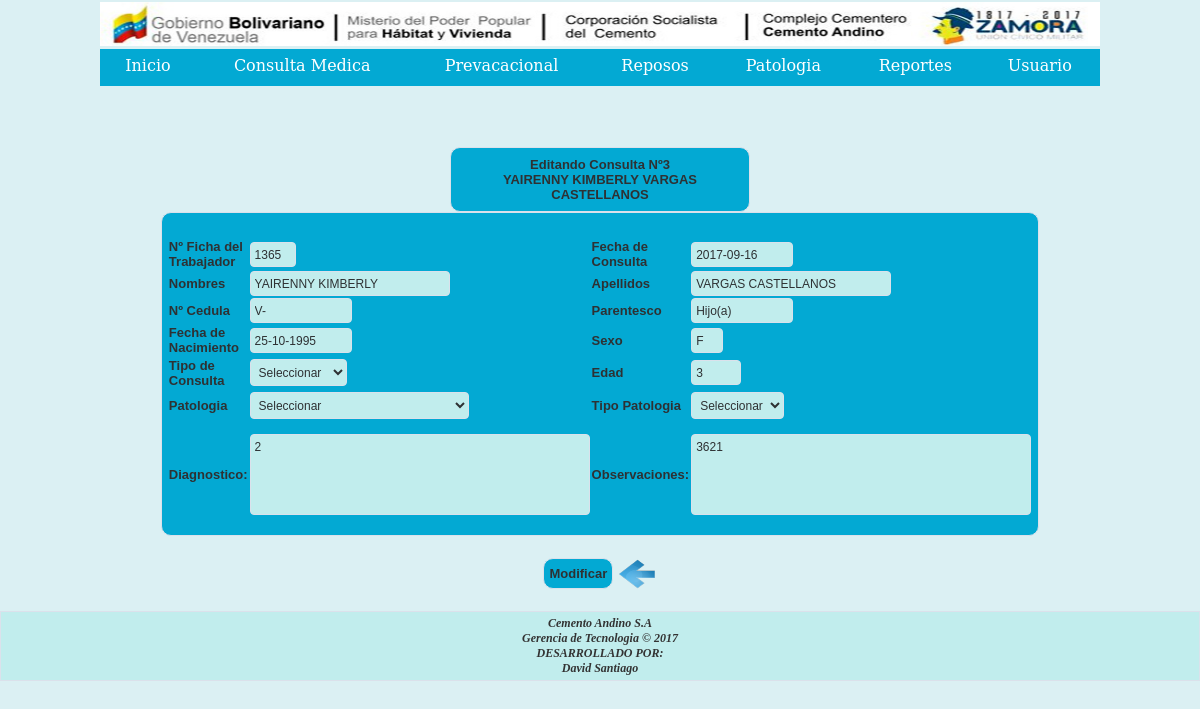
The app's page /php/formmodificar.php?si&codigomodi=3 with its own data.
### tables this page shows
CREATE TABLE `registro_familiar` (
  `id_registros_familiar` bigint(20) UNSIGNED NOT NULL,
  `fechacon` date NOT NULL,
  `nombref` varchar(25) NOT NULL,
  `apellidof` varchar(20) NOT NULL,
  `cedulaf` varchar(12) NOT NULL,
  `edadf` varchar(10) NOT NULL,
  `numerof` int(4) NOT NULL,
  `parentesco` varchar(25) NOT NULL,
  `tconsulta` varchar(25) NOT NULL,
  `diagnostico` varchar(300) NOT NULL,
  `observacion` varchar(300) NOT NULL,
  `fechan` varchar(20) NOT NULL,
  `patologia` varchar(20) NOT NULL,
  `tpatologia` varchar(20) NOT NULL,
  `sexof` varchar(2) NOT NULL
);

### php/formmodificar.php (the view, shortened to what this page needs)
<?php
require("../include/conexion.php");
include("../include/javaestilo.php");
if(isset($_GET["codigomodi"])){
		$modif=($_GET["codigomodi"]);
		$querymodi = "SELECT * FROM registro_familiar WHERE id_registros_familiar = '$modif'"  ;
		$resultadomodi = $mysqli->query($querymodi);
         while($rowm = $resultadomodi->fetch_assoc())
		{
			$id_registros_familiar= $rowm['id_registros_familiar'];
			$fechaconn=$rowm["fechacon"];
			$numerof=$rowm["numerof"];
			$nombref=$rowm["nombref"];
			$apellidof=$rowm["apellidof"];
			$cedulaf=$rowm["cedulaf"];
			$fechan=$rowm["fechan"];
			$parentesco=$rowm["parentesco"];
			$diagnostico=$rowm["diagnostico"];
			$observacion=$rowm["observacion"];
			$sexof=$rowm["sexof"];
			$edadf=$rowm["edadf"];
		}
		}
?>
<html>
<head>
</head>
<link rel="stylesheet" href="../css/estiloform.css">
<body>
<div align="center">
  <table  width="813">
 <div align="center">
  <tr>
    <td><img  src="../imagenes/cintillocemento.png" width="1000" height="44" alt=""/></td></tr>
  <tr><td><?php include('../include/menu.php');?></td></tr>
   </div>
   </table>
  <form action="modificarfamiliar.php" method="post" name="formrmodi">
  <table class="tabla" width="300">
<tr>
<td><center><div><h4>Editando Consulta Nº<?php echo $id_registros_familiar;?><br><?php echo $nombref;?> <?php echo $apellidof;?> <h4></div></center></td>
</tr>
</table>
   <table width="854" class="tabla" border="0">
     <tr>
      <td><input type="hidden" name="id_registros_familiar"  id="id_registros_familiar" value="<?php echo $id_registros_familiar ?>" /></td>
      <td>&nbsp;</td>
      <td>&nbsp;</td>
      <td>&nbsp;</td>
    </tr>
    <tr>
      <td width="157">Nº Ficha del Trabajador</td>
      <td>
    <?php
     if(isset($numerof)){?>
     <input type="text" class="textbox" size="3" name="numerof" value="<?php echo $numerof ?>" readonly/>
        <?php
        }else{?>
        <input type="text" class="textbox" name="numerof" value="" required readonly />
        <?php
     }
     ?></td>
      <td>Fecha de Consulta</td>
		<td><?php
     if(isset($nombref)){?>
     <input class="textbox" size="11" name="fecham" id="fecham" value="<?php echo $fechaconn ?>" required>
     <?php
     }else{?>
     <input class="textbox" size="25" name="fechacon" value="" required readonly />
     <?php
     }
     ?></td>
     </tr>
     <tr>
     <td>Nombres</td>
     <td>
     <?php
     if(isset($nombref)){?>
     <input type="text" class="textbox" size="25" name="nombref" value="<?php echo $nombref ?>" readonly />
     <?php
     }else{?>
     <input type="text" class="textbox" size="25" name="nombref" value="" required readonly />
     <?php
     }
     ?></td>
<td>Apellidos</td>
<td><?php
     if(isset($apellidof)){?>
     <input type="text" class="textbox" size="25" name="apellidof" value="<?php echo $apellidof ?>" readonly/>
     <?php
     }else{?>
     <input type="text" class="textbox" size="25" name="apellidof" value="" required readonly />
     <?php
     }
     ?>
 </td>
</tr>
<tr>
<td>Nº Cedula</td>
<td><?php
     if(isset($cedulaf)){?>
     <input type="text" class="textbox" size="11" name="cedulaf" value="<?php echo $cedulaf ?>" readonly />
     <?php
     }else{?>
     <input type="text" class="textbox" size="11" name="cedulaf" value="" required readonly />
     <?php
     }
     ?></td>
<td width="94">Parentesco</td>
<td>
	<?php
     if(isset($parentesco)){?>
     <input type="text" class="textbox" size="11" name="parentesco" value="<?php echo $parentesco ?>"readonly/>
     <?php
     }else{?>
     <input type="text" class="textbox" size="11" name="parentesco" value="" required readonly/>
     <?php
     }
     ?>
</td>
</tr>
<tr>
<td>Fecha de Nacimiento</td>
<td><?php
      if(isset($fechan)){?>
     <input type="text" class="textbox" size="11" name="fechan" value="<?php echo $fechan; ?>" readonly />
     <?php
     }else{?>
     <input type="text" class="textbox" size="11" name="fechan" value="" required readonly />
     <?php
     }
     ?></td>
<td>Sexo</td>
<td><?php
     if(isset($sexof)){?>
     <input class="textbox" type="text" size="1" name="sexof" value="<?php echo $sexof ?>" readonly />
     <?php
     }else{?>
     <input type="text" class="textbox" size="1" name="sexof" value="" required readonly />
     <?php
     }
     ?></td>
</tr>
<tr>
<td height="31">Tipo de Consulta</td>
<td><p>
<select class="textbox" name="tconsulta" id="tconsulta" required>
 <option VALUE="">Seleccionar</option>
</select>
<br></p></td>
<td>Edad</td>
<td><?php
     if(isset($edadf)){?>
     <input class="textbox" type="number" size="1" name="edadf" min=0 max="120" value="<?php echo $edadf ?>"required/>
     <?php
     }else{?>
     <input type="text" class="textbox" size="1" name="edadf"  value="" required readonly />
     <?php
     }
     ?></td>
</tr>
 <tr>
 <td height="31">Patologia</td>
 <td>
  <select class="textbox" name="patologia" id="patologia" required>
  <option value="">Seleccionar</option>
 </select></td>
      <td>Tipo Patologia</td>
    <td><select class="textbox" name="tipo_patologia" id="tipo_patologia" required>
    	<option value=''>Seleccionar</option>
    </select></td>
</tr>
<tr>
<td height="103">Diagnostico:</td>
<td>
<textarea name="diagnostico" class="textbox" id="diagnostico" cols="45" rows="5" maxlength="300" required><?php echo $diagnostico ?></textarea></td>
<td>Observaciones:</td>
<td><textarea name="observacion" class="textbox" id="observacion" cols="45" rows="5" maxlength="300" required><?php echo $observacion ?></textarea></td>
</tr>
</table>
<center>
<div>
<table border="0">
  <tr>
  <td>&nbsp;</td>
  </tr>
    <td><input type="submit" class="tabla" name="Modificar" value="Modificar" id="Modificar" ></td>
    <td><a href="reportecfamiliar.php" title="Volver"><img src="../imagenes/regresar.png" width="40" height="30" border="0"></a></td>
</table>
</div>
</center>
</form>
</div>
<footer>
<div class="contenedor">
<p class="copy"><strong></strong>
<strong><center>
<p><em>Cemento Andino S.A <br>Gerencia de Tecnologia &copy; 2017<br>DESARROLLADO POR:<br>David Santiago
</em></p>
</center>
</strong></p>
</div>
</footer>
</body>
</html>

### css/estiloform.css (style rules this page uses)
body { color: #181B1B; background-color: #DBF0F3 }
input[type=number] { width: 50px; }

### css/estilos.css (style rules this page uses)
* { padding: 0; margin: 0; }

### include/javaestilo.php (style rules this page uses)
footer .contenedor { color: #333333; font-size: 12px; margin-top: 20px; background:#C1EDED; border: 1px solid #DBE1EB; padding-left: 0%; padding-right: 0%; padding-top: 4px; padding-bottom: 4px; }
.textbox { resize:none; border: 1px solid #DBE1EB; font-size: 12px; font-family: Arial, Verdana; padding-left: 4px; padding-right: 4px; padding-top: 5px; padding-bottom: 4px; border-radius: 7px; -moz-border-radius: 4px; -webkit-border-radius: 4px; -o-border-radius: 4px; background:#C1EDED ; color: #2E3133; }
.tabla { border: 1px solid #DBE1EB; font-weight: bold; font-size: 13px; font-family: Arial, Verdana; padding-left: 5px; padding-right: 5px; padding-top: 7px; padding-bottom: 7px; border-radius: 10px; -moz-border-radius: 10px; -webkit-border-radius: 10px; -o-border-radius:10px; background:#03A9D3; color: #2E3133; }

### records on screen
registro_familiar: id_registros_familiar "3", nombref "YAIRENNY KIMBERLY", apellidof "VARGAS CASTELLANOS", numerof "1365", fecham "2017-09-16", cedulaf "V-", parentesco "Hijo(a)", fechan "25-10-1995", sexof "F", edadf "3", diagnostico "2", observacion "3621"
